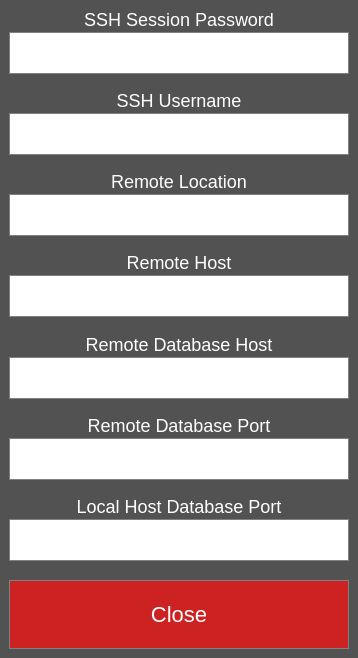
<?xml version="1.0" encoding="UTF-8"?>
<ui version="4.0">
 <class>UIClockNWorkSettings</class>
 <widget class="QDialog" name="UIClockNWorkSettings">
  <property name="geometry">
   <rect>
    <x>0</x>
    <y>0</y>
    <width>358</width>
    <height>658</height>
   </rect>
  </property>
  <property name="windowTitle">
   <string>Clock-N-Work Settings</string>
  </property>
  <property name="styleSheet">
   <string notr="true">#UIClockNWorkSettings
{
	background:#525252;
}
QToolButton
{
	border:1px solid gray;
	font-size:22px;
	padding:8px;
	background:#2222cc;
	color:white;
	height:48px;
}

QLineEdit
{
	font-size:24px;
	border:1px solid gray;
	padding:5px;
}

QLabel
{
	color:white;
	font-size:18px;
}

QToolButton::hover
{
	border-color:white;
}

#m_btnExit
{
	background:#cc2222;
}
#m_txtSSHPassword
{
	border:2px solid red;
}</string>
  </property>
  <layout class="QVBoxLayout" name="verticalLayout">
   <property name="spacing">
    <number>2</number>
   </property>
   <property name="leftMargin">
    <number>9</number>
   </property>
   <property name="topMargin">
    <number>9</number>
   </property>
   <property name="rightMargin">
    <number>9</number>
   </property>
   <property name="bottomMargin">
    <number>9</number>
   </property>
   <item>
    <widget class="QLabel" name="label_3">
     <property name="text">
      <string>SSH Session Password</string>
     </property>
     <property name="alignment">
      <set>Qt::AlignCenter</set>
     </property>
    </widget>
   </item>
   <item>
    <widget class="QLineEdit" name="m_txtSshPassword">
     <property name="echoMode">
      <enum>QLineEdit::Password</enum>
     </property>
     <property name="alignment">
      <set>Qt::AlignCenter</set>
     </property>
    </widget>
   </item>
   <item>
    <spacer name="verticalSpacer_4">
     <property name="orientation">
      <enum>Qt::Vertical</enum>
     </property>
     <property name="sizeHint" stdset="0">
      <size>
       <width>20</width>
       <height>40</height>
      </size>
     </property>
    </spacer>
   </item>
   <item>
    <widget class="QLabel" name="label_7">
     <property name="text">
      <string>SSH Username</string>
     </property>
     <property name="alignment">
      <set>Qt::AlignCenter</set>
     </property>
    </widget>
   </item>
   <item>
    <widget class="QLineEdit" name="m_txtSshRemoteUsername">
     <property name="alignment">
      <set>Qt::AlignCenter</set>
     </property>
    </widget>
   </item>
   <item>
    <spacer name="verticalSpacer_7">
     <property name="orientation">
      <enum>Qt::Vertical</enum>
     </property>
     <property name="sizeHint" stdset="0">
      <size>
       <width>20</width>
       <height>40</height>
      </size>
     </property>
    </spacer>
   </item>
   <item>
    <widget class="QLabel" name="label_6">
     <property name="text">
      <string>Remote Location</string>
     </property>
     <property name="alignment">
      <set>Qt::AlignCenter</set>
     </property>
    </widget>
   </item>
   <item>
    <widget class="QLineEdit" name="m_txtRemoteLocation">
     <property name="alignment">
      <set>Qt::AlignCenter</set>
     </property>
    </widget>
   </item>
   <item>
    <spacer name="verticalSpacer_6">
     <property name="orientation">
      <enum>Qt::Vertical</enum>
     </property>
     <property name="sizeHint" stdset="0">
      <size>
       <width>20</width>
       <height>40</height>
      </size>
     </property>
    </spacer>
   </item>
   <item>
    <widget class="QLabel" name="label_5">
     <property name="text">
      <string>Remote Host</string>
     </property>
     <property name="alignment">
      <set>Qt::AlignCenter</set>
     </property>
    </widget>
   </item>
   <item>
    <widget class="QLineEdit" name="m_txtRemoteHost">
     <property name="alignment">
      <set>Qt::AlignCenter</set>
     </property>
     <property name="placeholderText">
      <string/>
     </property>
    </widget>
   </item>
   <item>
    <spacer name="verticalSpacer">
     <property name="orientation">
      <enum>Qt::Vertical</enum>
     </property>
     <property name="sizeHint" stdset="0">
      <size>
       <width>20</width>
       <height>40</height>
      </size>
     </property>
    </spacer>
   </item>
   <item>
    <widget class="QLabel" name="label">
     <property name="text">
      <string>Remote Database Host</string>
     </property>
     <property name="alignment">
      <set>Qt::AlignCenter</set>
     </property>
    </widget>
   </item>
   <item>
    <widget class="QLineEdit" name="m_txtRemoteDBHost">
     <property name="alignment">
      <set>Qt::AlignCenter</set>
     </property>
     <property name="placeholderText">
      <string/>
     </property>
    </widget>
   </item>
   <item>
    <spacer name="verticalSpacer_2">
     <property name="orientation">
      <enum>Qt::Vertical</enum>
     </property>
     <property name="sizeHint" stdset="0">
      <size>
       <width>20</width>
       <height>40</height>
      </size>
     </property>
    </spacer>
   </item>
   <item>
    <widget class="QLabel" name="label_2">
     <property name="text">
      <string>Remote Database Port</string>
     </property>
     <property name="alignment">
      <set>Qt::AlignCenter</set>
     </property>
    </widget>
   </item>
   <item>
    <widget class="QLineEdit" name="m_txtRemoteDBPort">
     <property name="alignment">
      <set>Qt::AlignCenter</set>
     </property>
     <property name="placeholderText">
      <string/>
     </property>
    </widget>
   </item>
   <item>
    <spacer name="verticalSpacer_3">
     <property name="orientation">
      <enum>Qt::Vertical</enum>
     </property>
     <property name="sizeHint" stdset="0">
      <size>
       <width>20</width>
       <height>40</height>
      </size>
     </property>
    </spacer>
   </item>
   <item>
    <widget class="QLabel" name="label_4">
     <property name="text">
      <string>Local Host Database Port</string>
     </property>
     <property name="alignment">
      <set>Qt::AlignCenter</set>
     </property>
    </widget>
   </item>
   <item>
    <widget class="QLineEdit" name="m_txtLocalDBPort">
     <property name="alignment">
      <set>Qt::AlignCenter</set>
     </property>
    </widget>
   </item>
   <item>
    <spacer name="verticalSpacer_5">
     <property name="orientation">
      <enum>Qt::Vertical</enum>
     </property>
     <property name="sizeHint" stdset="0">
      <size>
       <width>20</width>
       <height>43</height>
      </size>
     </property>
    </spacer>
   </item>
   <item>
    <widget class="QToolButton" name="m_btnExit">
     <property name="sizePolicy">
      <sizepolicy hsizetype="Expanding" vsizetype="Minimum">
       <horstretch>0</horstretch>
       <verstretch>0</verstretch>
      </sizepolicy>
     </property>
     <property name="text">
      <string>Close</string>
     </property>
     <property name="icon">
      <iconset resource="../resx/resources.qrc">
       <normaloff>:/cbtek/products/productivity/clock_n_work/imgExit.png</normaloff>:/cbtek/products/productivity/clock_n_work/imgExit.png</iconset>
     </property>
     <property name="iconSize">
      <size>
       <width>48</width>
       <height>48</height>
      </size>
     </property>
     <property name="toolButtonStyle">
      <enum>Qt::ToolButtonIconOnly</enum>
     </property>
    </widget>
   </item>
  </layout>
 </widget>
 <tabstops>
  <tabstop>m_txtRemoteHost</tabstop>
  <tabstop>m_txtRemoteDBHost</tabstop>
  <tabstop>m_txtRemoteDBPort</tabstop>
  <tabstop>m_txtLocalDBPort</tabstop>
  <tabstop>m_btnExit</tabstop>
 </tabstops>
 <resources>
  <include location="../resx/resources.qrc"/>
 </resources>
 <connections/>
</ui>
